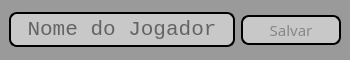
<?xml version="1.0" encoding="UTF-8"?>
<ui version="4.0">
 <class>Cadastro</class>
 <widget class="QMainWindow" name="Cadastro">
  <property name="geometry">
   <rect>
    <x>0</x>
    <y>0</y>
    <width>350</width>
    <height>60</height>
   </rect>
  </property>
  <property name="sizePolicy">
   <sizepolicy hsizetype="Fixed" vsizetype="Fixed">
    <horstretch>0</horstretch>
    <verstretch>0</verstretch>
   </sizepolicy>
  </property>
  <property name="minimumSize">
   <size>
    <width>350</width>
    <height>60</height>
   </size>
  </property>
  <property name="maximumSize">
   <size>
    <width>350</width>
    <height>60</height>
   </size>
  </property>
  <property name="windowTitle">
   <string>FIM DE JOGO</string>
  </property>
  <property name="windowIcon">
   <iconset>
    <normaloff>favicon.ico</normaloff>favicon.ico</iconset>
  </property>
  <property name="styleSheet">
   <string notr="true">background-color: rgb(154, 154, 154);
color: rgb(255, 255, 255);</string>
  </property>
  <widget class="QWidget" name="centralwidget">
   <layout class="QHBoxLayout" name="horizontalLayout">
    <item>
     <widget class="QLineEdit" name="inputNome">
      <property name="font">
       <font>
        <family>Courier New</family>
        <pointsize>16</pointsize>
        <weight>50</weight>
        <bold>false</bold>
       </font>
      </property>
      <property name="focusPolicy">
       <enum>Qt::ClickFocus</enum>
      </property>
      <property name="styleSheet">
       <string notr="true">border: 2px solid black;
border-radius: 8px;
padding: 2px;
color: #000;
background-color: rgb(200, 200, 200); 
</string>
      </property>
      <property name="alignment">
       <set>Qt::AlignCenter</set>
      </property>
      <property name="placeholderText">
       <string>Nome do Jogador</string>
      </property>
     </widget>
    </item>
    <item>
     <widget class="QPushButton" name="btnComecar">
      <property name="minimumSize">
       <size>
        <width>100</width>
        <height>30</height>
       </size>
      </property>
      <property name="font">
       <font>
        <family>Arial Black</family>
        <pointsize>11</pointsize>
        <weight>50</weight>
        <bold>false</bold>
       </font>
      </property>
      <property name="cursor">
       <cursorShape>PointingHandCursor</cursorShape>
      </property>
      <property name="styleSheet">
       <string notr="true">QPushButton {
	border: 2px solid;
	border-radius: 8px;
	color: #878787;
	background-color: rgb(200, 200, 200); 
}

QPushButton:hover {
	color: rgb(200, 200, 200);
	background-color: #878787;
}

QPushButton:pressed {
	color: rgb(200, 200, 200);
	background-color: black;
}</string>
      </property>
      <property name="text">
       <string>Salvar</string>
      </property>
     </widget>
    </item>
   </layout>
  </widget>
 </widget>
 <resources>
  <include location="icones.qrc"/>
 </resources>
 <connections/>
</ui>
